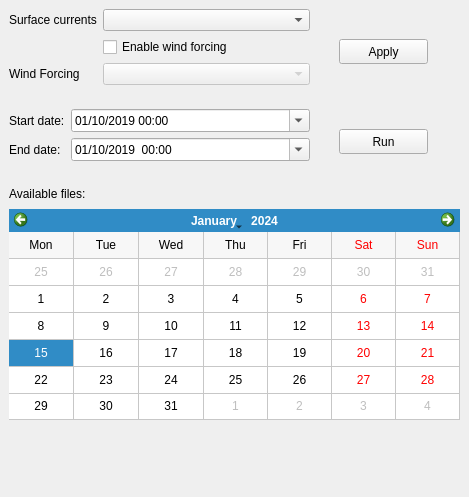
<?xml version="1.0" encoding="UTF-8"?>
<ui version="4.0">
 <class>li4mohidDockWidgetBase</class>
 <widget class="QDockWidget" name="li4mohidDockWidgetBase">
  <property name="geometry">
   <rect>
    <x>0</x>
    <y>0</y>
    <width>469</width>
    <height>497</height>
   </rect>
  </property>
  <property name="windowTitle">
   <string>LI4MOHID</string>
  </property>
  <widget class="QWidget" name="dockWidgetContents">
   <layout class="QGridLayout" name="gridLayout">
    <item row="0" column="0">
     <widget class="QWidget" name="widget" native="true">
      <widget class="QWidget" name="layoutWidget">
       <property name="geometry">
        <rect>
         <x>0</x>
         <y>0</y>
         <width>301</width>
         <height>87</height>
        </rect>
       </property>
       <layout class="QFormLayout" name="formLayout_3">
        <item row="0" column="0">
         <widget class="QLabel" name="labelCurrents">
          <property name="text">
           <string>Surface currents</string>
          </property>
         </widget>
        </item>
        <item row="0" column="1">
         <widget class="QComboBox" name="comboBoxHydro"/>
        </item>
        <item row="1" column="1">
         <widget class="QCheckBox" name="checkBoxWind">
          <property name="text">
           <string>Enable wind forcing</string>
          </property>
         </widget>
        </item>
        <item row="1" column="0">
         <spacer name="horizontalSpacer">
          <property name="orientation">
           <enum>Qt::Horizontal</enum>
          </property>
          <property name="sizeHint" stdset="0">
           <size>
            <width>40</width>
            <height>20</height>
           </size>
          </property>
         </spacer>
        </item>
        <item row="2" column="0">
         <widget class="QLabel" name="labelWinds">
          <property name="text">
           <string>Wind Forcing</string>
          </property>
         </widget>
        </item>
        <item row="2" column="1">
         <widget class="QComboBox" name="comboBoxWind">
          <property name="enabled">
           <bool>false</bool>
          </property>
         </widget>
        </item>
       </layout>
      </widget>
      <widget class="QCalendarWidget" name="calendarWidget">
       <property name="enabled">
        <bool>true</bool>
       </property>
       <property name="geometry">
        <rect>
         <x>0</x>
         <y>200</y>
         <width>451</width>
         <height>211</height>
        </rect>
       </property>
       <property name="gridVisible">
        <bool>true</bool>
       </property>
       <property name="verticalHeaderFormat">
        <enum>QCalendarWidget::NoVerticalHeader</enum>
       </property>
      </widget>
      <widget class="QWidget" name="formLayoutWidget">
       <property name="geometry">
        <rect>
         <x>0</x>
         <y>100</y>
         <width>301</width>
         <height>71</height>
        </rect>
       </property>
       <layout class="QFormLayout" name="formLayoutDates">
        <item row="0" column="0">
         <widget class="QLabel" name="labelStart">
          <property name="text">
           <string>Start date:</string>
          </property>
         </widget>
        </item>
        <item row="0" column="1">
         <widget class="QDateTimeEdit" name="dateTimeEditStart">
          <property name="date">
           <date>
            <year>2019</year>
            <month>10</month>
            <day>1</day>
           </date>
          </property>
          <property name="displayFormat">
           <string>dd/MM/yyyy HH:mm</string>
          </property>
          <property name="calendarPopup">
           <bool>true</bool>
          </property>
         </widget>
        </item>
        <item row="1" column="0">
         <widget class="QLabel" name="labelEnd">
          <property name="text">
           <string>End date:</string>
          </property>
         </widget>
        </item>
        <item row="1" column="1">
         <widget class="QDateTimeEdit" name="dateTimeEditEnd">
          <property name="date">
           <date>
            <year>2019</year>
            <month>10</month>
            <day>1</day>
           </date>
          </property>
          <property name="displayFormat">
           <string>dd/MM/yyyy  HH:mm</string>
          </property>
          <property name="calendarPopup">
           <bool>true</bool>
          </property>
         </widget>
        </item>
       </layout>
      </widget>
      <widget class="QPushButton" name="applyButton">
       <property name="geometry">
        <rect>
         <x>330</x>
         <y>30</y>
         <width>89</width>
         <height>25</height>
        </rect>
       </property>
       <property name="text">
        <string>Apply</string>
       </property>
      </widget>
      <widget class="QPushButton" name="runButton">
       <property name="geometry">
        <rect>
         <x>330</x>
         <y>120</y>
         <width>89</width>
         <height>25</height>
        </rect>
       </property>
       <property name="text">
        <string>Run</string>
       </property>
      </widget>
      <widget class="QLabel" name="labelFiles">
       <property name="geometry">
        <rect>
         <x>0</x>
         <y>176</y>
         <width>111</width>
         <height>17</height>
        </rect>
       </property>
       <property name="text">
        <string>Available files:</string>
       </property>
      </widget>
      <widget class="QLabel" name="label">
       <property name="geometry">
        <rect>
         <x>27</x>
         <y>418</y>
         <width>401</width>
         <height>41</height>
        </rect>
       </property>
       <property name="text">
        <string/>
       </property>
       <property name="pixmap">
        <pixmap resource="resources.qrc">:/plugins/li4mohid/Logo_plugin.png</pixmap>
       </property>
      </widget>
     </widget>
    </item>
   </layout>
  </widget>
 </widget>
 <resources>
  <include location="resources.qrc"/>
 </resources>
 <connections/>
</ui>
